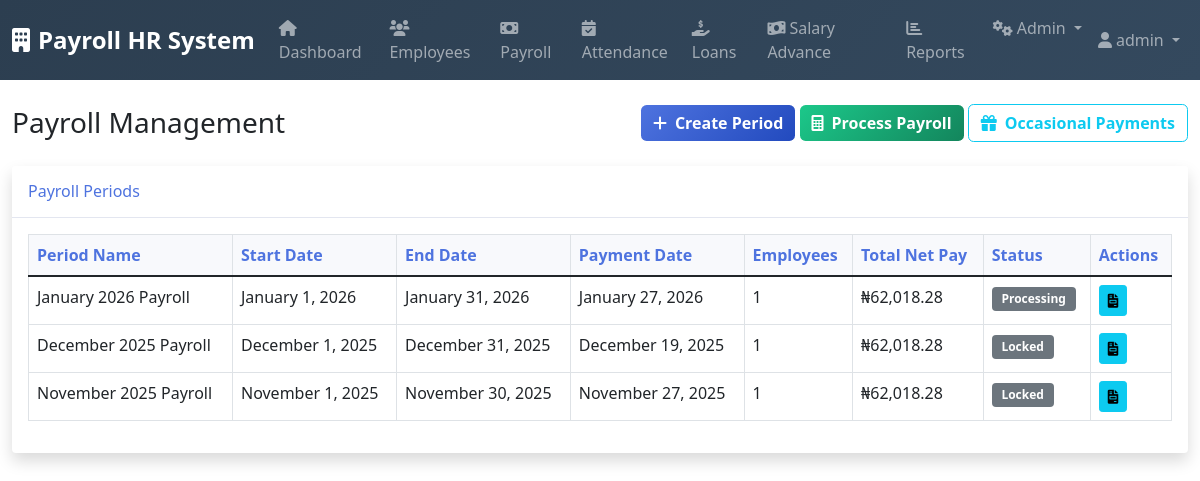
Screenshot of /modules/payroll/index.php (signed in) with the database file from the repository.
### tables this page shows
CREATE TABLE `payroll_periods` (
  `period_id` int(11) NOT NULL,
  `company_id` int(11) NOT NULL,
  `period_name` varchar(100) NOT NULL,
  `start_date` date NOT NULL,
  `end_date` date NOT NULL,
  `payment_date` date NOT NULL,
  `period_type` enum('monthly','weekly','daily') NOT NULL,
  `status` enum('draft','processing','validation','review','approved','locked') NOT NULL,
  `created_by` int(11) DEFAULT NULL,
  `approved_by` int(11) DEFAULT NULL,
  `created_at` timestamp NOT NULL DEFAULT current_timestamp()
);

### modules/payroll/index.php (the view, shortened to what this page needs)
<?php
require_once '../../includes/functions.php';
$database = new Database();
$db = $database->getConnection();
$periods = [];
try {
    $query = "SELECT pp.*,
                     (SELECT COUNT(*) FROM payroll_master pm WHERE pm.period_id = pp.period_id) as employee_count,
                     (SELECT SUM(net_salary) FROM payroll_master pm WHERE pm.period_id = pp.period_id) as total_net
              FROM payroll_periods pp
              ORDER BY pp.start_date DESC";
    $stmt = $db->prepare($query);
    $stmt->execute();
    $periods = $stmt->fetchAll(PDO::FETCH_ASSOC);
} catch (PDOException $e) {
    error_log("Payroll periods error: " . $e->getMessage());
    $message = '<div class="alert alert-danger">Error loading payroll periods.</div>';
}
include '../../includes/header.php';
?>
<div class="d-flex justify-content-between align-items-center mb-4">
    <h1 class="h3 mb-0 text-gray-800">Payroll Management</h1>
    <div>
        <a href="periods.php" class="btn btn-primary">
            <i class="fas fa-plus me-2"></i>Create Period
        </a>
        <a href="process.php" class="btn btn-success">
            <i class="fas fa-calculator me-2"></i>Process Payroll
        </a>
        <a href="occasional_payments.php" class="btn btn-outline-info">
            <i class="fas fa-gift me-2"></i>Occasional Payments
        </a>
    </div>
</div>
<div class="card shadow">
    <div class="card-header py-3">
        <h6 class="m-0 font-weight-bold text-primary">Payroll Periods</h6>
    </div>
    <div class="card-body">
        <div class="table-responsive">
            <table class="table table-bordered" id="periodsTable">
                <thead>
                    <tr>
                        <th>Period Name</th>
                        <th>Start Date</th>
                        <th>End Date</th>
                        <th>Payment Date</th>
                        <th>Employees</th>
                        <th>Total Net Pay</th>
                        <th>Status</th>
                        <th>Actions</th>
                    </tr>
                </thead>
                <tbody>
                    <?php foreach ($periods as $period): ?>
                    <tr>
                        <td><?php echo htmlspecialchars($period['period_name']); ?></td>
                        <td><?php echo formatDate($period['start_date']); ?></td>
                        <td><?php echo formatDate($period['end_date']); ?></td>
                        <td><?php echo formatDate($period['payment_date']); ?></td>
                        <td><?php echo $period['employee_count']; ?></td>
                        <td><?php echo formatCurrency($period['total_net'] ?? 0); ?></td>
                        <td><?php echo getStatusBadge($period['status']); ?></td>
                        <td>
                            <div class="btn-group btn-group-sm">
                                <a href="payslips.php?period_id=<?php echo $period['period_id']; ?>"
                                   class="btn btn-info" title="View Payslips">
                                    <i class="fas fa-file-invoice"></i>
                                </a>
                            </div>
                        </td>
                    </tr>
                    <?php endforeach; ?>
                </tbody>
            </table>
        </div>
    </div>
</div>
<?php include '../../includes/footer.php'; ?>

### includes/functions.php (shortened to what this page needs)
<?php
function formatCurrency($amount, $currency = 'NGN') {
    $symbols = [
        'NGN' => '₦',
        'USD' => '$',
        'GBP' => '£',
        'EUR' => '€'
    ];
    $symbol = $symbols[$currency] ?? $currency . ' ';
    return $symbol . number_format($amount, 2);
}
function formatDate($date, $format = 'F j, Y') {
    return date($format, strtotime($date));
}
function getStatusBadge($status) {
    $statuses = [
        'pending' => 'warning',
        'approved' => 'success',
        'rejected' => 'danger',
        'completed' => 'info',
        'active' => 'primary',
        'disbursed' => 'info',
        'defaulted' => 'danger',
        'paid' => 'success',
        'overdue' => 'warning',
        'partial' => 'warning'
    ];
    $color = $statuses[strtolower($status)] ?? 'secondary';
    return '<span class="badge bg-' . $color . '">' . ucfirst($status) . '</span>';
}

### assets/css/styles.css (style rules this page uses)
.card { border: none; box-shadow: 0 0.15rem 1.75rem 0 rgba(58, 59, 69, 0.15); transition: all 0.3s; }
.card-header { background: white; border-bottom: 1px solid #e3e6f0; font-weight: 700; }
.table th { border-top: none; font-weight: 700; color: #4e73df; background-color: #f8f9fc; }
.btn { border-radius: 0.35rem; font-weight: 600; transition: all 0.3s; }
.btn-primary { background: linear-gradient(135deg, #4e73df 0%, #224abe 100%); border: none; }
.btn-success { background: linear-gradient(135deg, #1cc88a 0%, #13855c 100%); border: none; }
.badge { font-weight: 600; padding: 0.5em 0.8em; }
.text-primary { color: #4e73df !important; }

### rows the page displays
payroll_periods: period_name "January 2026 Payroll", start_date "January 1, 2026", end_date "January 31, 2026", payment_date "January 27, 2026", employee_count "1", total_net "₦62,018.28", status "Processing"
payroll_periods: period_name "December 2025 Payroll", start_date "December 1, 2025", end_date "December 31, 2025", payment_date "December 19, 2025", employee_count "1", total_net "₦62,018.28", status "Locked"
payroll_periods: period_name "November 2025 Payroll", start_date "November 1, 2025", end_date "November 30, 2025", payment_date "November 27, 2025", employee_count "1", total_net "₦62,018.28", status "Locked"

### other values shown
$current_user['full_name'] "admin"
